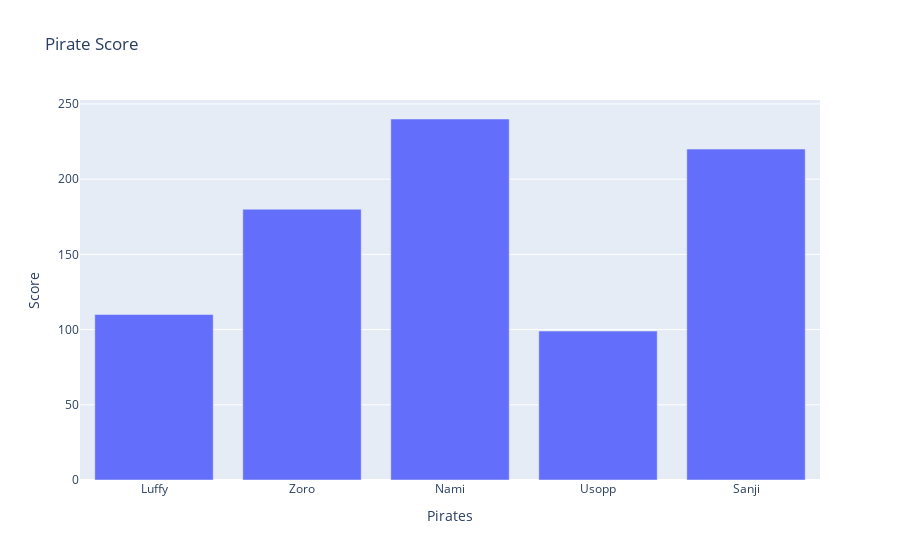

Write notebook code for a chart like this one.
### Code cell
graph = go.Figure()

graph.add_trace(go.Bar(x=x1, y=y1))

graph.update_layout(title = 'Pirate Score',
                    xaxis_title = 'Pirates',
                    yaxis_title = 'Score')

### Figure 1 — Plotly figure (JSON) as saved in the notebook; plotly's stock layout.template omitted (floating-point values rounded to 4 significant figures)
{"data": [{"type": "bar", "x": ["Luffy", "Zoro", "Nami", "Usopp", "Sanji"], "y": [110, 180, 240, 99, 220]}], "layout": {"title": {"text": "Pirate Score"}, "xaxis": {"title": {"text": "Pirates"}}, "yaxis": {"title": {"text": "Score"}}}}
